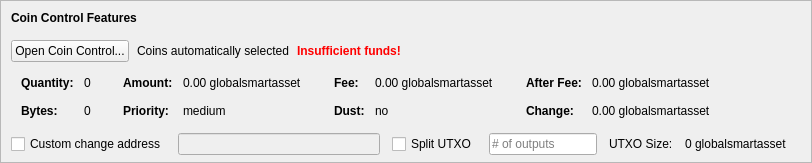
    <widget class="QFrame" name="frameCoinControl">
     <property name="sizePolicy">
      <sizepolicy hsizetype="Expanding" vsizetype="Expanding">
       <horstretch>0</horstretch>
       <verstretch>0</verstretch>
      </sizepolicy>
     </property>
     <property name="maximumSize">
      <size>
       <width>16777215</width>
       <height>16777215</height>
      </size>
     </property>
     <property name="frameShape">
      <enum>QFrame::StyledPanel</enum>
     </property>
     <property name="frameShadow">
      <enum>QFrame::Sunken</enum>
     </property>
     <layout class="QVBoxLayout" name="verticalLayoutCoinControl2">
      <property name="spacing">
       <number>0</number>
      </property>
      <property name="leftMargin">
       <number>0</number>
      </property>
      <property name="topMargin">
       <number>0</number>
      </property>
      <property name="rightMargin">
       <number>0</number>
      </property>
      <property name="bottomMargin">
       <number>6</number>
      </property>
      <item>
       <layout class="QVBoxLayout" name="verticalLayoutCoinControl" stretch="0,0,0,0,1">
        <property name="spacing">
         <number>0</number>
        </property>
        <property name="leftMargin">
         <number>10</number>
        </property>
        <property name="topMargin">
         <number>10</number>
        </property>
        <item>
         <layout class="QHBoxLayout" name="horizontalLayoutCoinControl1">
          <property name="bottomMargin">
           <number>15</number>
          </property>
          <item>
           <widget class="QLabel" name="labelCoinControlFeatures">
            <property name="sizePolicy">
             <sizepolicy hsizetype="Preferred" vsizetype="Maximum">
              <horstretch>0</horstretch>
              <verstretch>0</verstretch>
             </sizepolicy>
            </property>
            <property name="font">
             <font>
              <weight>75</weight>
              <bold>true</bold>
             </font>
            </property>
            <property name="styleSheet">
             <string notr="true">font-weight:bold;</string>
            </property>
            <property name="text">
             <string>Coin Control Features</string>
            </property>
           </widget>
          </item>
         </layout>
        </item>
        <item>
         <layout class="QHBoxLayout" name="horizontalLayoutCoinControl2" stretch="0,0,0,0">
          <property name="spacing">
           <number>8</number>
          </property>
          <property name="bottomMargin">
           <number>10</number>
          </property>
          <item>
           <widget class="QPushButton" name="pushButtonCoinControl">
            <property name="styleSheet">
             <string notr="true"/>
            </property>
            <property name="text">
             <string>Open Coin Control...</string>
            </property>
            <property name="autoDefault">
             <bool>false</bool>
            </property>
           </widget>
          </item>
          <item>
           <widget class="QLabel" name="labelCoinControlAutomaticallySelected">
            <property name="text">
             <string>Coins automatically selected</string>
            </property>
            <property name="margin">
             <number>5</number>
            </property>
           </widget>
          </item>
          <item>
           <widget class="QLabel" name="labelCoinControlInsuffFunds">
            <property name="font">
             <font>
              <weight>75</weight>
              <bold>true</bold>
             </font>
            </property>
            <property name="styleSheet">
             <string notr="true">color:red;font-weight:bold;</string>
            </property>
            <property name="text">
             <string>Insufficient funds!</string>
            </property>
            <property name="margin">
             <number>5</number>
            </property>
           </widget>
          </item>
          <item>
           <spacer name="horizontalSpacerCoinControl">
            <property name="orientation">
             <enum>Qt::Horizontal</enum>
            </property>
            <property name="sizeHint" stdset="0">
             <size>
              <width>40</width>
              <height>1</height>
             </size>
            </property>
           </spacer>
          </item>
         </layout>
        </item>
        <item>
         <widget class="QWidget" name="widgetCoinControl" native="true">
          <property name="sizePolicy">
           <sizepolicy hsizetype="Preferred" vsizetype="Preferred">
            <horstretch>0</horstretch>
            <verstretch>0</verstretch>
           </sizepolicy>
          </property>
          <property name="minimumSize">
           <size>
            <width>0</width>
            <height>0</height>
           </size>
          </property>
          <property name="styleSheet">
           <string notr="true"/>
          </property>
          <layout class="QHBoxLayout" name="horizontalLayoutCoinControl5">
           <property name="leftMargin">
            <number>0</number>
           </property>
           <property name="topMargin">
            <number>0</number>
           </property>
           <property name="rightMargin">
            <number>0</number>
           </property>
           <property name="bottomMargin">
            <number>0</number>
           </property>
           <item>
            <layout class="QHBoxLayout" name="horizontalLayoutCoinControl3" stretch="0,0,0,1">
             <property name="spacing">
              <number>20</number>
             </property>
             <property name="topMargin">
              <number>0</number>
             </property>
             <property name="bottomMargin">
              <number>10</number>
             </property>
             <item>
              <layout class="QFormLayout" name="formLayoutCoinControl1">
               <property name="horizontalSpacing">
                <number>10</number>
               </property>
               <property name="verticalSpacing">
                <number>14</number>
               </property>
               <property name="leftMargin">
                <number>10</number>
               </property>
               <property name="topMargin">
                <number>4</number>
               </property>
               <property name="rightMargin">
                <number>6</number>
               </property>
               <item row="0" column="0">
                <widget class="QLabel" name="labelCoinControlQuantityText">
                 <property name="font">
                  <font>
                   <weight>75</weight>
                   <bold>true</bold>
                  </font>
                 </property>
                 <property name="text">
                  <string>Quantity:</string>
                 </property>
                 <property name="margin">
                  <number>0</number>
                 </property>
                </widget>
               </item>
               <item row="0" column="1">
                <widget class="QLabel" name="labelCoinControlQuantity">
                 <property name="cursor">
                  <cursorShape>IBeamCursor</cursorShape>
                 </property>
                 <property name="contextMenuPolicy">
                  <enum>Qt::ActionsContextMenu</enum>
                 </property>
                 <property name="text">
                  <string notr="true">0</string>
                 </property>
                 <property name="margin">
                  <number>0</number>
                 </property>
                 <property name="textInteractionFlags">
                  <set>Qt::LinksAccessibleByMouse|Qt::TextSelectableByKeyboard|Qt::TextSelectableByMouse</set>
                 </property>
                </widget>
               </item>
               <item row="1" column="0">
                <widget class="QLabel" name="labelCoinControlBytesText">
                 <property name="font">
                  <font>
                   <weight>75</weight>
                   <bold>true</bold>
                  </font>
                 </property>
                 <property name="text">
                  <string>Bytes:</string>
                 </property>
                </widget>
               </item>
               <item row="1" column="1">
                <widget class="QLabel" name="labelCoinControlBytes">
                 <property name="cursor">
                  <cursorShape>IBeamCursor</cursorShape>
                 </property>
                 <property name="contextMenuPolicy">
                  <enum>Qt::ActionsContextMenu</enum>
                 </property>
                 <property name="text">
                  <string notr="true">0</string>
                 </property>
                 <property name="textInteractionFlags">
                  <set>Qt::LinksAccessibleByMouse|Qt::TextSelectableByKeyboard|Qt::TextSelectableByMouse</set>
                 </property>
                </widget>
               </item>
              </layout>
             </item>
             <item>
              <layout class="QFormLayout" name="formLayoutCoinControl2">
               <property name="horizontalSpacing">
                <number>10</number>
               </property>
               <property name="verticalSpacing">
                <number>14</number>
               </property>
               <property name="leftMargin">
                <number>6</number>
               </property>
               <property name="topMargin">
                <number>4</number>
               </property>
               <property name="rightMargin">
                <number>6</number>
               </property>
               <item row="0" column="0">
                <widget class="QLabel" name="labelCoinControlAmountText">
                 <property name="font">
                  <font>
                   <weight>75</weight>
                   <bold>true</bold>
                  </font>
                 </property>
                 <property name="text">
                  <string>Amount:</string>
                 </property>
                 <property name="margin">
                  <number>0</number>
                 </property>
                </widget>
               </item>
               <item row="0" column="1">
                <widget class="QLabel" name="labelCoinControlAmount">
                 <property name="cursor">
                  <cursorShape>IBeamCursor</cursorShape>
                 </property>
                 <property name="contextMenuPolicy">
                  <enum>Qt::ActionsContextMenu</enum>
                 </property>
                 <property name="text">
                  <string notr="true">0.00 globalsmartasset</string>
                 </property>
                 <property name="textInteractionFlags">
                  <set>Qt::LinksAccessibleByMouse|Qt::TextSelectableByKeyboard|Qt::TextSelectableByMouse</set>
                 </property>
                </widget>
               </item>
               <item row="1" column="0">
                <widget class="QLabel" name="labelCoinControlPriorityText">
                 <property name="font">
                  <font>
                   <weight>75</weight>
                   <bold>true</bold>
                  </font>
                 </property>
                 <property name="text">
                  <string>Priority:</string>
                 </property>
                </widget>
               </item>
               <item row="1" column="1">
                <widget class="QLabel" name="labelCoinControlPriority">
                 <property name="cursor">
                  <cursorShape>IBeamCursor</cursorShape>
                 </property>
                 <property name="contextMenuPolicy">
                  <enum>Qt::ActionsContextMenu</enum>
                 </property>
                 <property name="text">
                  <string>medium</string>
                 </property>
                 <property name="textInteractionFlags">
                  <set>Qt::LinksAccessibleByMouse|Qt::TextSelectableByKeyboard|Qt::TextSelectableByMouse</set>
                 </property>
                </widget>
               </item>
              </layout>
             </item>
             <item>
              <layout class="QFormLayout" name="formLayoutCoinControl3">
               <property name="horizontalSpacing">
                <number>10</number>
               </property>
               <property name="verticalSpacing">
                <number>14</number>
               </property>
               <property name="leftMargin">
                <number>6</number>
               </property>
               <property name="topMargin">
                <number>4</number>
               </property>
               <property name="rightMargin">
                <number>6</number>
               </property>
               <item row="0" column="0">
                <widget class="QLabel" name="labelCoinControlFeeText">
                 <property name="font">
                  <font>
                   <weight>75</weight>
                   <bold>true</bold>
                  </font>
                 </property>
                 <property name="text">
                  <string>Fee:</string>
                 </property>
                 <property name="margin">
                  <number>0</number>
                 </property>
                </widget>
               </item>
               <item row="0" column="1">
                <widget class="QLabel" name="labelCoinControlFee">
                 <property name="cursor">
                  <cursorShape>IBeamCursor</cursorShape>
                 </property>
                 <property name="contextMenuPolicy">
                  <enum>Qt::ActionsContextMenu</enum>
                 </property>
                 <property name="text">
                  <string notr="true">0.00 globalsmartasset</string>
                 </property>
                 <property name="textInteractionFlags">
                  <set>Qt::LinksAccessibleByMouse|Qt::TextSelectableByKeyboard|Qt::TextSelectableByMouse</set>
                 </property>
                </widget>
               </item>
               <item row="1" column="0">
                <widget class="QLabel" name="labelCoinControlLowOutputText">
                 <property name="font">
                  <font>
                   <weight>75</weight>
                   <bold>true</bold>
                  </font>
                 </property>
                 <property name="text">
                  <string>Dust:</string>
                 </property>
                </widget>
               </item>
               <item row="1" column="1">
                <widget class="QLabel" name="labelCoinControlLowOutput">
                 <property name="cursor">
                  <cursorShape>IBeamCursor</cursorShape>
                 </property>
                 <property name="contextMenuPolicy">
                  <enum>Qt::ActionsContextMenu</enum>
                 </property>
                 <property name="text">
                  <string>no</string>
                 </property>
                 <property name="textInteractionFlags">
                  <set>Qt::LinksAccessibleByMouse|Qt::TextSelectableByKeyboard|Qt::TextSelectableByMouse</set>
                 </property>
                </widget>
               </item>
              </layout>
             </item>
             <item>
              <layout class="QFormLayout" name="formLayoutCoinControl4">
               <property name="horizontalSpacing">
                <number>10</number>
               </property>
               <property name="verticalSpacing">
                <number>14</number>
               </property>
               <property name="leftMargin">
                <number>6</number>
               </property>
               <property name="topMargin">
                <number>4</number>
               </property>
               <property name="rightMargin">
                <number>6</number>
               </property>
               <item row="0" column="0">
                <widget class="QLabel" name="labelCoinControlAfterFeeText">
                 <property name="font">
                  <font>
                   <weight>75</weight>
                   <bold>true</bold>
                  </font>
                 </property>
                 <property name="text">
                  <string>After Fee:</string>
                 </property>
                 <property name="margin">
                  <number>0</number>
                 </property>
                </widget>
               </item>
               <item row="0" column="1">
                <widget class="QLabel" name="labelCoinControlAfterFee">
                 <property name="cursor">
                  <cursorShape>IBeamCursor</cursorShape>
                 </property>
                 <property name="contextMenuPolicy">
                  <enum>Qt::ActionsContextMenu</enum>
                 </property>
                 <property name="text">
                  <string notr="true">0.00 globalsmartasset</string>
                 </property>
                 <property name="textInteractionFlags">
                  <set>Qt::LinksAccessibleByMouse|Qt::TextSelectableByKeyboard|Qt::TextSelectableByMouse</set>
                 </property>
                </widget>
               </item>
               <item row="1" column="0">
                <widget class="QLabel" name="labelCoinControlChangeText">
                 <property name="font">
                  <font>
                   <weight>75</weight>
                   <bold>true</bold>
                  </font>
                 </property>
                 <property name="text">
                  <string>Change:</string>
                 </property>
                </widget>
               </item>
               <item row="1" column="1">
                <widget class="QLabel" name="labelCoinControlChange">
                 <property name="cursor">
                  <cursorShape>IBeamCursor</cursorShape>
                 </property>
                 <property name="contextMenuPolicy">
                  <enum>Qt::ActionsContextMenu</enum>
                 </property>
                 <property name="text">
                  <string notr="true">0.00 globalsmartasset</string>
                 </property>
                 <property name="textInteractionFlags">
                  <set>Qt::LinksAccessibleByMouse|Qt::TextSelectableByKeyboard|Qt::TextSelectableByMouse</set>
                 </property>
                </widget>
               </item>
              </layout>
             </item>
            </layout>
           </item>
          </layout>
         </widget>
        </item>
        <item>
         <layout class="QHBoxLayout" name="horizontalLayoutCoinControl4" stretch="0,0,0,0,0,0,0">
          <property name="spacing">
           <number>12</number>
          </property>
          <property name="sizeConstraint">
           <enum>QLayout::SetDefaultConstraint</enum>
          </property>
          <property name="topMargin">
           <number>5</number>
          </property>
          <property name="rightMargin">
           <number>5</number>
          </property>
          <item>
           <widget class="QCheckBox" name="checkBoxCoinControlChange">
            <property name="toolTip">
             <string>If this is activated, but the change address is empty or invalid, change will be sent to a newly generated address.</string>
            </property>
            <property name="text">
             <string>Custom change address</string>
            </property>
           </widget>
          </item>
          <item>
           <widget class="QValidatedLineEdit" name="lineEditCoinControlChange">
            <property name="enabled">
             <bool>false</bool>
            </property>
            <property name="sizePolicy">
             <sizepolicy hsizetype="Expanding" vsizetype="Fixed">
              <horstretch>0</horstretch>
              <verstretch>0</verstretch>
             </sizepolicy>
            </property>
           </widget>
          </item>
          <item>
           <widget class="QCheckBox" name="splitBlockCheckBox">
            <property name="text">
             <string>Split UTXO</string>
            </property>
           </widget>
          </item>
          <item>
           <widget class="QLineEdit" name="splitBlockLineEdit">
            <property name="sizePolicy">
             <sizepolicy hsizetype="Fixed" vsizetype="Fixed">
              <horstretch>50</horstretch>
              <verstretch>0</verstretch>
             </sizepolicy>
            </property>
            <property name="placeholderText">
             <string># of outputs</string>
            </property>
           </widget>
          </item>
          <item>
           <widget class="QLabel" name="labelBlockSizeText">
            <property name="text">
             <string>UTXO Size:</string>
            </property>
           </widget>
          </item>
          <item>
           <widget class="QLabel" name="labelBlockSize">
            <property name="text">
             <string>0 globalsmartasset</string>
            </property>
           </widget>
          </item>
          <item>
           <widget class="QLabel" name="labelCoinControlChangeLabel">
            <property name="sizePolicy">
             <sizepolicy hsizetype="Preferred" vsizetype="Expanding">
              <horstretch>0</horstretch>
              <verstretch>0</verstretch>
             </sizepolicy>
            </property>
            <property name="minimumSize">
             <size>
              <width>0</width>
              <height>0</height>
             </size>
            </property>
            <property name="text">
             <string/>
            </property>
            <property name="margin">
             <number>3</number>
            </property>
           </widget>
          </item>
         </layout>
        </item>
        <item>
         <spacer name="verticalSpacerCoinControl">
          <property name="orientation">
           <enum>Qt::Vertical</enum>
          </property>
          <property name="sizeHint" stdset="0">
           <size>
            <width>800</width>
            <height>1</height>
           </size>
          </property>
         </spacer>
        </item>
       </layout>
      </item>
     </layout>
    </widget>
